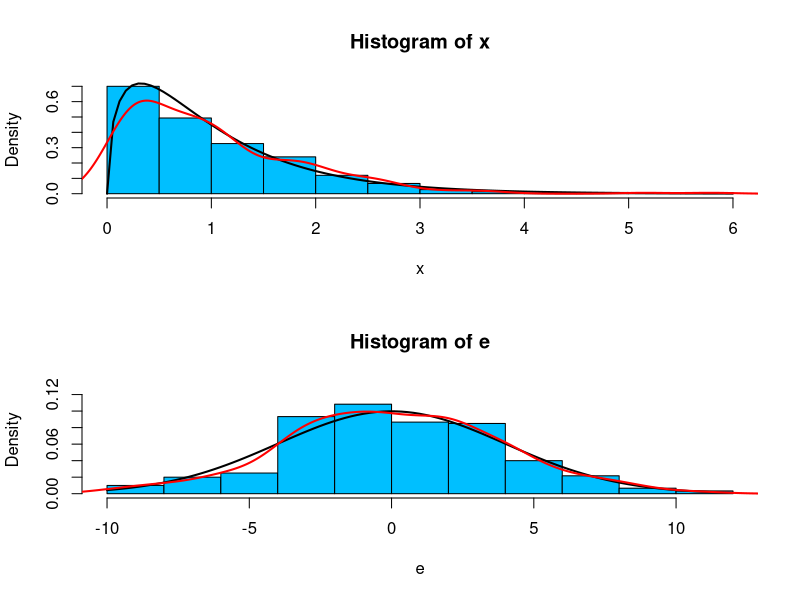

Reproduce this figure in R.
png("plot_ex6.png",width = 600)
par(mfrow = c(2,1))
set.seed(14)
a <- c(0, 0.13)
x <- rf(300,df1 = 3,df2 = 50)
hist(x,freq = F,col = "deepskyblue1")
curve(df(x,df1 = 3,df2 = 50),col = "black",lwd = 2,add = T)
lines(density(x),col = "red",lwd = 2)
e <- rnorm(300,mean = 0,sd = 4)
hist(e,freq = F,col = "deepskyblue1", ylim = a)
curve(dnorm(x,mean = 0,sd = 4),col = "black",lwd = 2,add = T)
lines(density(e),col = "red",lwd = 2)
par(mfrow = c(1,1))
dev.off()
?curve
